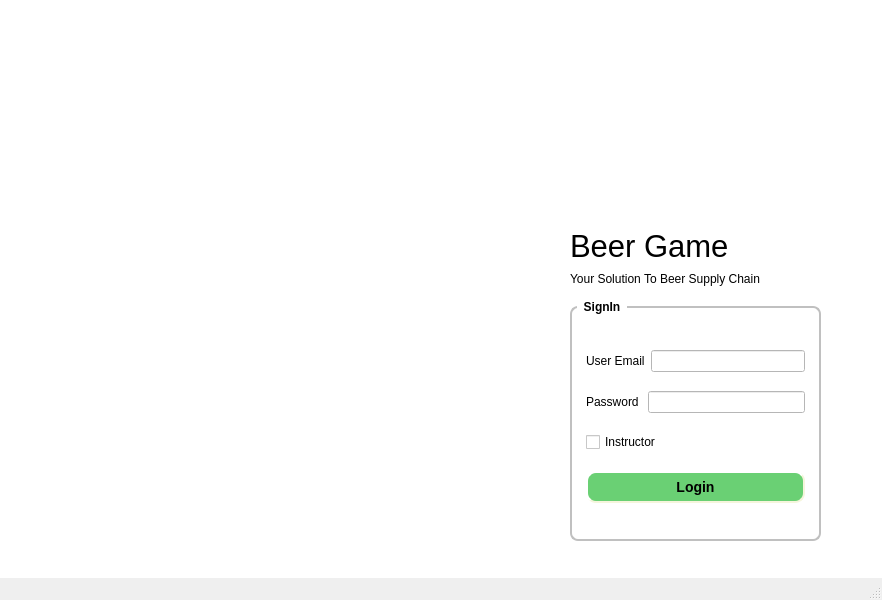
<?xml version="1.0" encoding="UTF-8"?>
<ui version="4.0">
 <class>MainWindow</class>
 <widget class="QMainWindow" name="MainWindow">
  <property name="geometry">
   <rect>
    <x>0</x>
    <y>0</y>
    <width>882</width>
    <height>600</height>
   </rect>
  </property>
  <property name="font">
   <font>
    <family>Ubuntu</family>
   </font>
  </property>
  <property name="windowTitle">
   <string>MainWindow</string>
  </property>
  <property name="styleSheet">
   <string notr="true"/>
  </property>
  <widget class="QWidget" name="centralwidget">
   <property name="styleSheet">
    <string notr="true">background-color: rgb(255, 255, 255)</string>
   </property>
   <widget class="QGroupBox" name="groupBox">
    <property name="enabled">
     <bool>true</bool>
    </property>
    <property name="geometry">
     <rect>
      <x>570</x>
      <y>300</y>
      <width>251</width>
      <height>241</height>
     </rect>
    </property>
    <property name="styleSheet">
     <string notr="true">QGroupBox {
	color: rgb(0, 0, 0);
    font: bold;
    border: 2px solid silver;
    border-radius: 8px;
    margin-top: 6px;
    padding: 20px 5px 10px 5px;
}

QGroupBox::title {
    subcontrol-origin: margin;
    left: 7px;
    padding: 0px 5px 0px 5px;
}</string>
    </property>
    <property name="title">
     <string>SignIn</string>
    </property>
    <property name="checkable">
     <bool>false</bool>
    </property>
    <layout class="QVBoxLayout" name="verticalLayout">
     <item>
      <layout class="QHBoxLayout" name="horizontalLayout_2">
       <item>
        <widget class="QLabel" name="label">
         <property name="styleSheet">
          <string notr="true">
color: rgb(0, 0, 0);</string>
         </property>
         <property name="text">
          <string>User Email</string>
         </property>
        </widget>
       </item>
       <item>
        <widget class="QLineEdit" name="lineEdit_useremail">
         <property name="maxLength">
          <number>32751</number>
         </property>
        </widget>
       </item>
      </layout>
     </item>
     <item>
      <layout class="QHBoxLayout" name="horizontalLayout">
       <item>
        <widget class="QLabel" name="label_2">
         <property name="styleSheet">
          <string notr="true">
color: rgb(0, 0, 0);</string>
         </property>
         <property name="text">
          <string>Password </string>
         </property>
        </widget>
       </item>
       <item>
        <widget class="QLineEdit" name="lineEdit_password"/>
       </item>
      </layout>
     </item>
     <item>
      <widget class="QCheckBox" name="checkBox_isInstructor">
       <property name="styleSheet">
        <string notr="true">
color: rgb(0, 0, 0);</string>
       </property>
       <property name="text">
        <string>Instructor</string>
       </property>
      </widget>
     </item>
     <item>
      <widget class="QPushButton" name="pushButton_Login">
       <property name="styleSheet">
        <string notr="true">QPushButton {
    background-color: rgb(106,208,116);
    border-style: outset;
    border-width: 2px;
    border-radius: 10px;
    border-color: beige;
    font: bold 14px;
    min-width: 10em;
    padding: 6px;
}</string>
       </property>
       <property name="text">
        <string>Login</string>
       </property>
      </widget>
     </item>
    </layout>
   </widget>
   <widget class="QLabel" name="label_3">
    <property name="geometry">
     <rect>
      <x>570</x>
      <y>220</y>
      <width>181</width>
      <height>51</height>
     </rect>
    </property>
    <property name="font">
     <font>
      <family>Ubuntu</family>
      <pointsize>23</pointsize>
      <weight>50</weight>
      <bold>false</bold>
     </font>
    </property>
    <property name="styleSheet">
     <string notr="true">
color: rgb(0, 0, 0);</string>
    </property>
    <property name="text">
     <string>Beer Game</string>
    </property>
   </widget>
   <widget class="QLabel" name="label_logo">
    <property name="geometry">
     <rect>
      <x>560</x>
      <y>30</y>
      <width>161</width>
      <height>181</height>
     </rect>
    </property>
    <property name="text">
     <string/>
    </property>
   </widget>
   <widget class="QLabel" name="label_cover">
    <property name="geometry">
     <rect>
      <x>0</x>
      <y>0</y>
      <width>501</width>
      <height>571</height>
     </rect>
    </property>
    <property name="text">
     <string/>
    </property>
   </widget>
   <widget class="QLabel" name="label_4">
    <property name="geometry">
     <rect>
      <x>570</x>
      <y>270</y>
      <width>241</width>
      <height>17</height>
     </rect>
    </property>
    <property name="styleSheet">
     <string notr="true">
color: rgb(0, 0, 0);</string>
    </property>
    <property name="text">
     <string>Your Solution To Beer Supply Chain </string>
    </property>
   </widget>
   <zorder>label_logo</zorder>
   <zorder>groupBox</zorder>
   <zorder>label_3</zorder>
   <zorder>label_cover</zorder>
   <zorder>label_4</zorder>
  </widget>
  <widget class="QMenuBar" name="menubar">
   <property name="geometry">
    <rect>
     <x>0</x>
     <y>0</y>
     <width>882</width>
     <height>21</height>
    </rect>
   </property>
  </widget>
  <widget class="QStatusBar" name="statusbar"/>
 </widget>
 <resources/>
 <connections/>
</ui>
